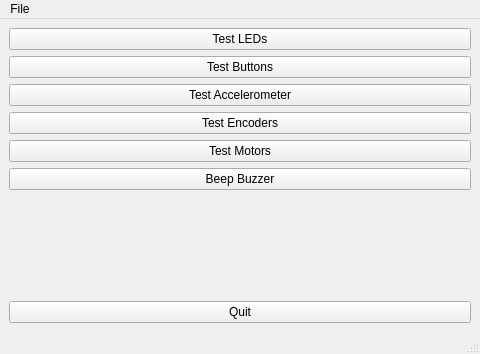
<?xml version="1.0" encoding="UTF-8"?>
<ui version="4.0">
 <class>MainWindow</class>
 <widget class="QMainWindow" name="MainWindow">
  <property name="geometry">
   <rect>
    <x>0</x>
    <y>0</y>
    <width>480</width>
    <height>354</height>
   </rect>
  </property>
  <property name="windowTitle">
   <string>MainWindow</string>
  </property>
  <widget class="QWidget" name="centralwidget">
   <layout class="QVBoxLayout" name="verticalLayout">
    <item>
     <widget class="QPushButton" name="pushButton_led">
      <property name="text">
       <string>Test LEDs</string>
      </property>
     </widget>
    </item>
    <item>
     <widget class="QPushButton" name="pushButton_buttons">
      <property name="text">
       <string>Test Buttons</string>
      </property>
     </widget>
    </item>
    <item>
     <widget class="QPushButton" name="pushButton_accelerometer">
      <property name="text">
       <string>Test Accelerometer</string>
      </property>
     </widget>
    </item>
    <item>
     <widget class="QPushButton" name="pushButton_encoders">
      <property name="text">
       <string>Test Encoders</string>
      </property>
     </widget>
    </item>
    <item>
     <widget class="QPushButton" name="pushButton_motors">
      <property name="text">
       <string>Test Motors</string>
      </property>
     </widget>
    </item>
    <item>
     <widget class="QPushButton" name="pushButton_buzzer">
      <property name="text">
       <string>Beep Buzzer</string>
      </property>
     </widget>
    </item>
    <item>
     <spacer name="verticalSpacer">
      <property name="orientation">
       <enum>Qt::Vertical</enum>
      </property>
      <property name="sizeHint" stdset="0">
       <size>
        <width>20</width>
        <height>88</height>
       </size>
      </property>
     </spacer>
    </item>
    <item>
     <widget class="QPushButton" name="pushButton_quit">
      <property name="text">
       <string>Quit</string>
      </property>
     </widget>
    </item>
   </layout>
  </widget>
  <widget class="QMenuBar" name="menubar">
   <property name="geometry">
    <rect>
     <x>0</x>
     <y>0</y>
     <width>480</width>
     <height>25</height>
    </rect>
   </property>
   <widget class="QMenu" name="menuFile">
    <property name="title">
     <string>File</string>
    </property>
    <addaction name="actionQuit"/>
   </widget>
   <addaction name="menuFile"/>
  </widget>
  <widget class="QStatusBar" name="statusbar"/>
  <action name="actionQuit">
   <property name="text">
    <string>Quit</string>
   </property>
  </action>
 </widget>
 <resources/>
 <connections/>
</ui>
